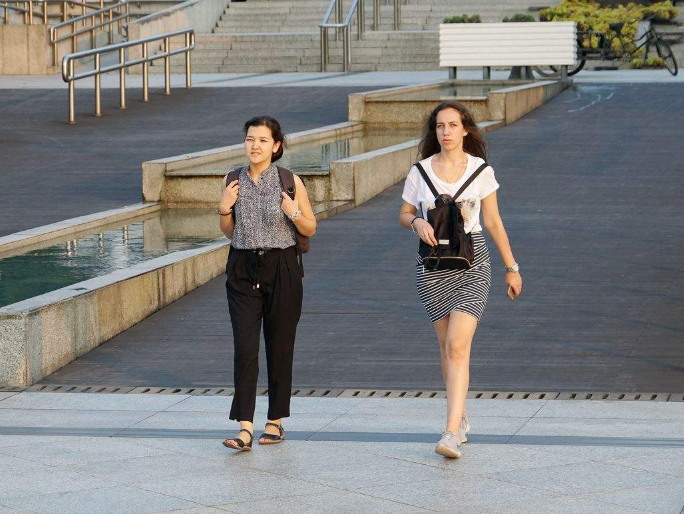
#> input picture opencv/learnOpencv/images/pedestrian_02.png, 684 x 514 px, found by its file name
$ python '101-HOG特征描述子之多尺度检测.py'
#> lines starting #> are read from the running program, lines starting #| are printed output that depends on the picture; after the words box and inside, x2 and y2 are one past the last pixel; in counts of white or black regions, pixels touching at a corner belong together
"""
HOG特征描述子之多尺度检测
"""

import cv2 as cv

src = cv.imread("images/pedestrian_02.png")
#> src is the input picture: shape (514, 684, 3); mean B, G, R 125.6, 127.2, 127.5
hog = cv.HOGDescriptor()
hog.setSVMDetector(cv.HOGDescriptor_getDefaultPeopleDetector())
# detect people in image
(rects, weights) = hog.detectMultiScale(src, winStride=(4, 4),
                                        padding=(8, 8), scale=1.5,
                                        useMeanshiftGrouping=False)
#> rects = [[156, 64, 216, 432], [351, 54, 216, 432]]; weights = [2.07, 1.42]

for (x, y, w, h) in rects:
    cv.rectangle(src, (x, y), (x + w, y + h), (0, 255, 0), 2)
#> this loop made 2 passes
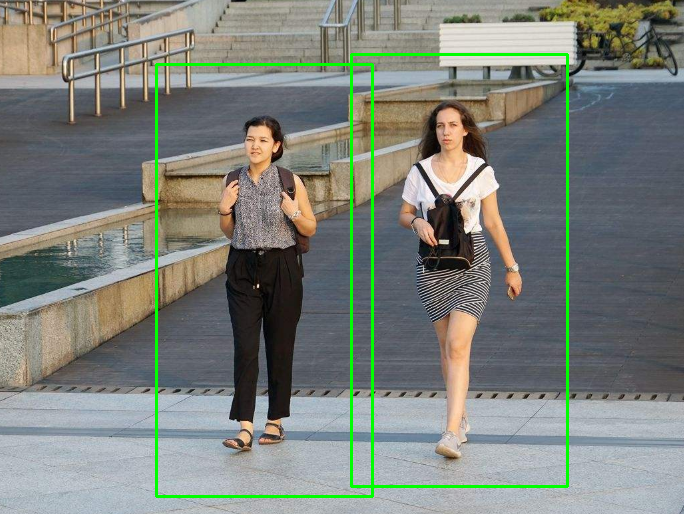
#> src: shape (514, 684, 3); 2.2% of pixels changed, all inside (x1, y1, x2, y2) = (155, 53, 569, 498)

cv.imshow("hog-detector scale=1.5", src)

cv.waitKey(0)
cv.destroyAllWindows()

$ run again, with opencv/learnOpencv/images/basketball1.png copied over opencv/learnOpencv/images/pedestrian_02.png
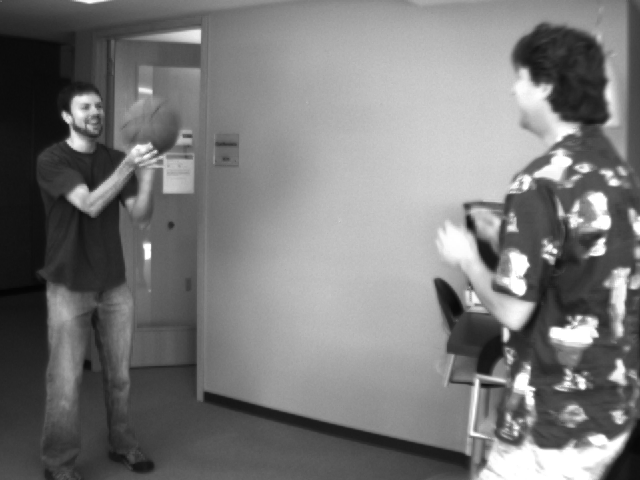
#> input picture opencv/learnOpencv/images/basketball1.png, 640 x 480 px, found by its file name
#> src is the input picture: shape (480, 640, 3); min 4, max 255, mean 120.3
#> rects = [[0, 43, 194, 432]]; weights = [2.33]
#> the loop `for (x, y, w, h) in rects:` made 1 pass
#> after the loop `for (x, y, w, h) in rects:`:
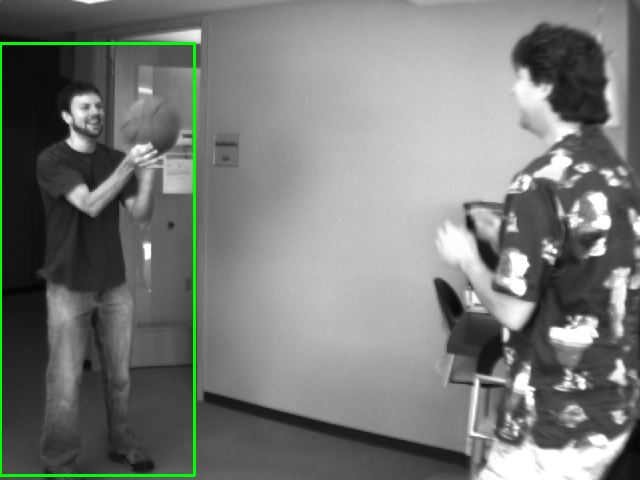
#> src: shape (480, 640, 3); 1.08% of pixels changed, all inside (x1, y1, x2, y2) = (0, 42, 196, 477)
